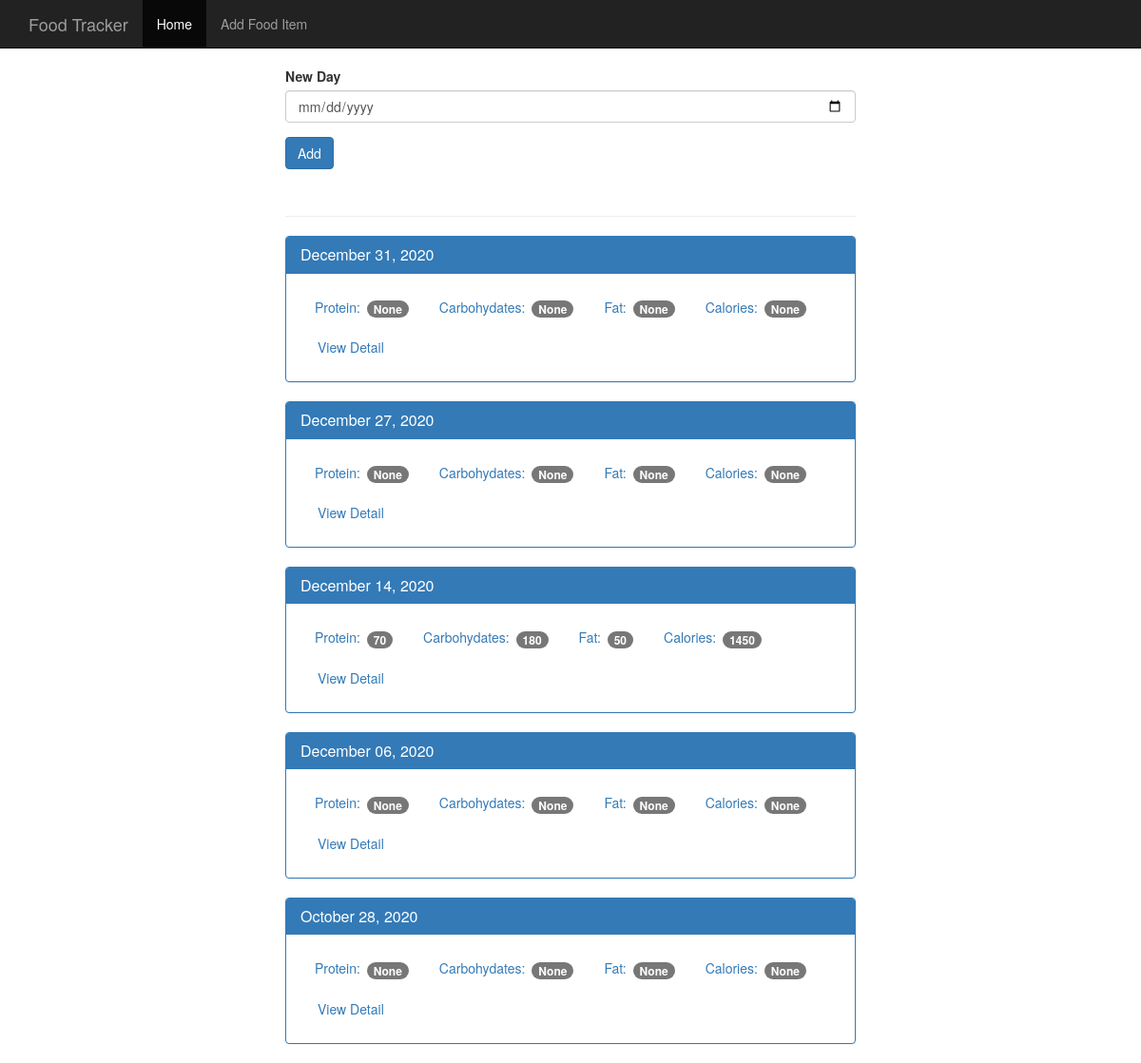
The app's page /, older data.
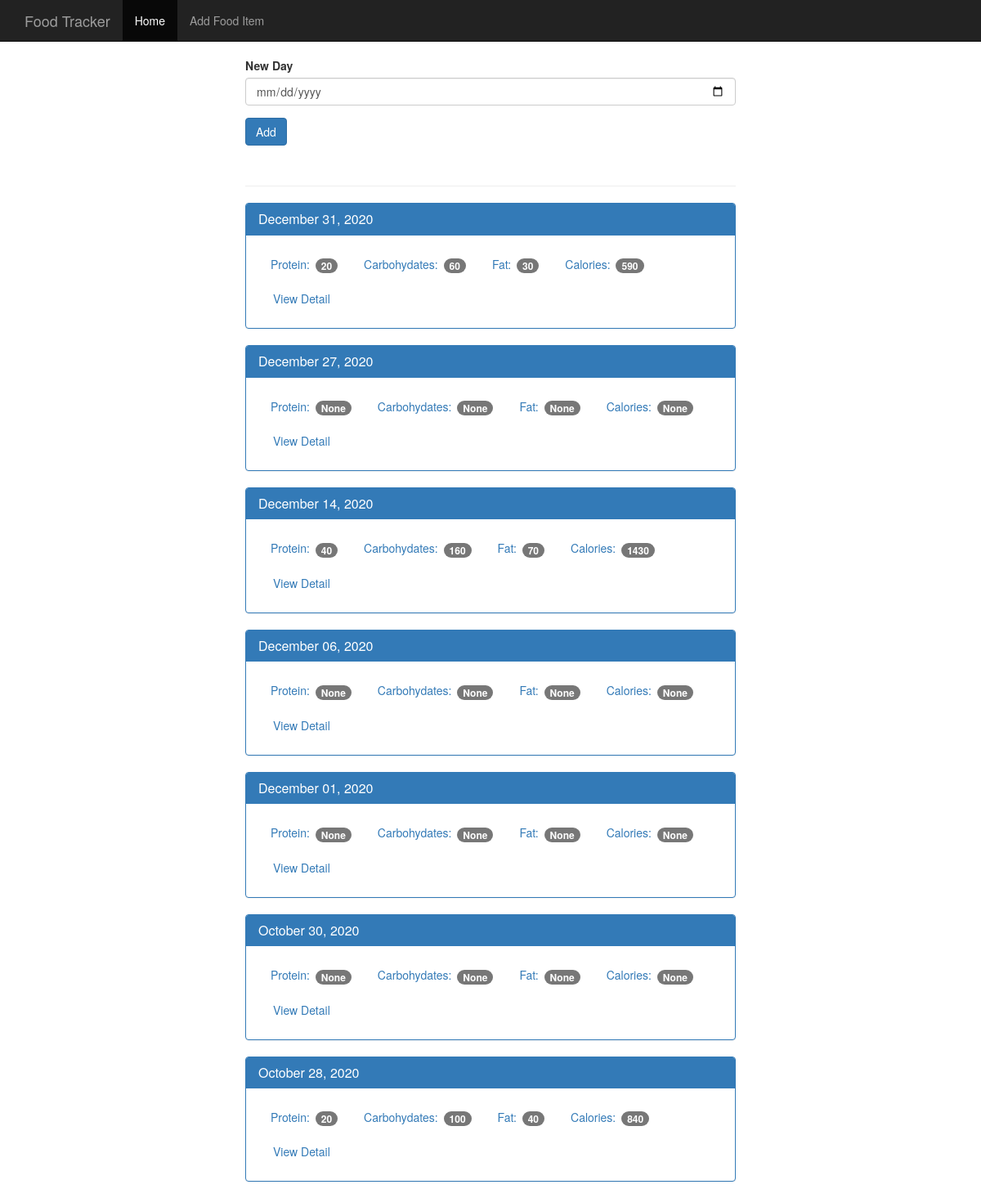
The same page, newer data.
### tables this page shows
CREATE TABLE date(
    id integer primary key autoincrement,
    entry_date date not null
);

### app.py (the view)
@app.route('/',methods = ['GET','POST'])
def index():
    db = get_db()
    if request.method == 'POST':
        date = request.form['date']
        dt = datetime.strptime(date,'%Y-%m-%d')
        database_date = datetime.strftime(dt,'%Y%m%d')
        db.execute('insert into date (entry_date) values (?)',[database_date])
        db.commit()
    cur = db.execute('select date.entry_date, sum(food.protein) as protein, sum(food.carbohydrates) as carbohydrates\
        , sum(food.fat) as fat, sum(food.calories) as calories \
        from date left join food_date on food_date.log_date_id = date.id \
            left join food on food.id = food_date.food_id group by date.id order by date.entry_date desc')
    results = cur.fetchall()
    r1 = []
    for i in results:
        sd = {}
        sd['date'] = i['entry_date']
        sd['protein'] = i['protein']
        sd['carbohydrates'] = i['carbohydrates']
        sd['fat'] = i['fat']
        sd['calories'] = i['calories']
        d = datetime.strptime(str(i['entry_date']),'%Y%m%d')
        sd['entry_date'] = datetime.strftime(d,'%B %d, %Y')
        r1.append(sd)
    return render_template('home.html',results = r1)

### database_func.py (called while the page is built)
def connect_db():
    sql = sqlite3.connect('food_data.db')
    sql.row_factory = sqlite3.Row
    return sql

def get_db():
    if not hasattr(g,'sqlite3'):
        g.sqlite_db = connect_db()
    return g.sqlite_db

### templates/home.html
{% extends "base.html" %}
{% block body %}
    <nav class="navbar navbar-inverse navbar-fixed-top">
      <div class="container">
        <div class="navbar-header">
          <a class="navbar-brand" href="{{url_for('index')}}">Food Tracker</a>
        </div>
        <div id="navbar" class="navbar-collapse collapse">
          <ul class="nav navbar-nav">
            <li class="active"><a href="{{url_for('index')}}">Home</a></li>
            <li><a href="{{url_for('add_food')}}">Add Food Item</a></li>
          </ul>
        </div>
      </div>
    </nav>
    <div class="container theme-showcase col-sm-6 col-sm-offset-3" role="main">
      <div class="row">
        <div>
          <form method="POST" action="/">
            <div class="form-group">
              <label for="new-day">New Day</label>
              <input type="date" class="form-control" name = "date" id="new-day">
            </div>
            <button type="submit" class="btn btn-primary">Add</button>
          </form>
          <div class="page-header"></div>
          {% for i in results %}
          <div class="panel panel-primary">
            <div class="panel-heading">
              <h3 class="panel-title">{{i.entry_date}}</h3>
            </div>
            <div class="panel-body">
              <ul class="nav nav-pills" role="tablist">
                <li><a>Protein: <span class="badge">{{i.protein}}</span></a></li>
                <li><a>Carbohydates: <span class="badge">{{i.carbohydrates}}</span></a></li>
                <li><a>Fat: <span class="badge">{{i.fat}}</span></a></li>
                <li><a>Calories: <span class="badge">{{i.calories}}</span></a></li>
                <li><a href="{{url_for('view',date = i.date)}}" type="button" class="btn btn-link">View Detail</a></li>
              </ul>
            </div>
          </div>
          {% endfor %}
        </div>
      </div>
    </div>
{% endblock %}

Row changes from the older to the newer data that the page shows:
computed for date "December 31, 2020": protein "None" → "20"; carbohydrates "None" → "60"; fat "None" → "30"; calories "None" → "590"
computed for date "December 14, 2020": protein "70" → "40"; carbohydrates "180" → "160"; fat "50" → "70"; calories "1450" → "1430"
added date: entry_date "December 01, 2020", protein "None", carbohydrates "None", fat "None", calories "None"
added date: entry_date "October 30, 2020", protein "None", carbohydrates "None", fat "None", calories "None"
computed for date "October 28, 2020": protein "None" → "20"; carbohydrates "None" → "100"; fat "None" → "40"; calories "None" → "840"
